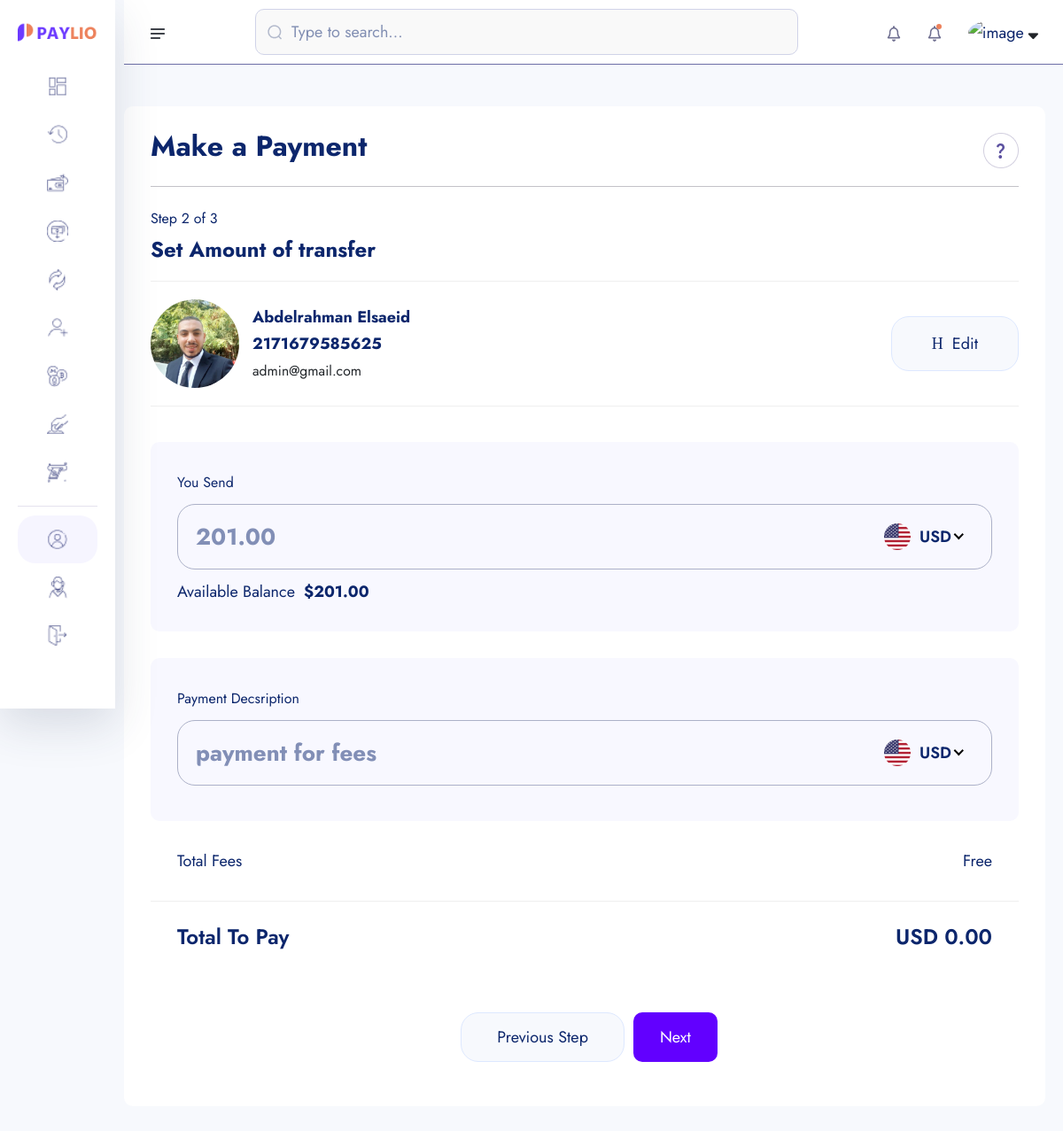
The page /amount-transfare/2171679585625/ (signed in) on the database as committed earlier.
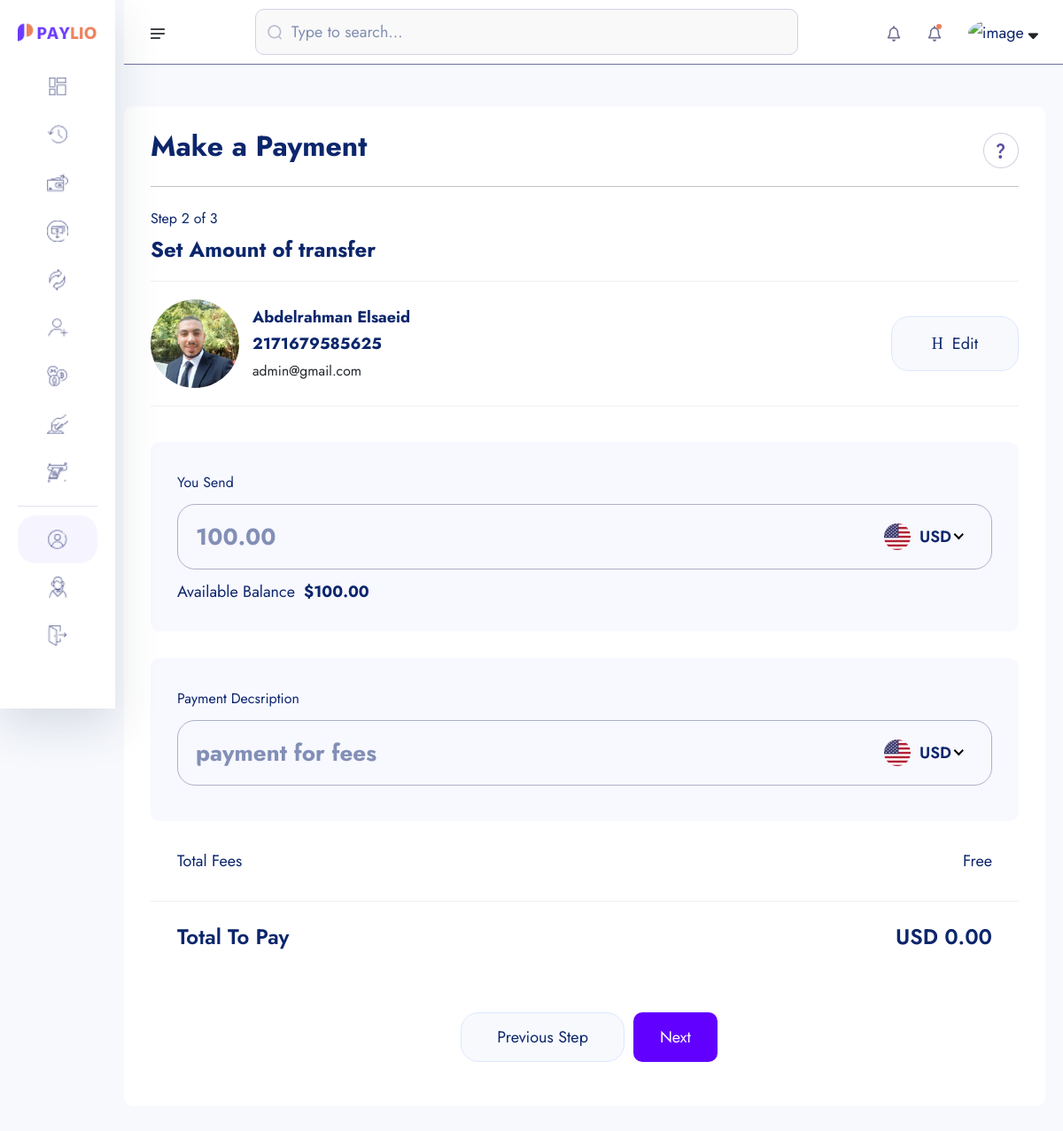
The same page on the database as committed later.
### userauths/models.py (models this page shows, shortened)
class User(AbstractUser):
    username = models.CharField(max_length=100)
    email = models.EmailField(unique=True)
    is_staff = models.BooleanField(default=False)
    is_superuser = models.BooleanField(default=False)
    USERNAME_FIELD = 'email'
    REQUIRED_FIELDS = ['username']

### account/models.py (models this page shows, shortened)
class Account(models.Model):
    id = models.UUIDField(primary_key=True, unique=True, default=uuid.uuid4, editable=False)
    user = models.OneToOneField(User, on_delete=models.CASCADE)
    account_balance = models.DecimalField(max_digits=12, decimal_places=2, default=0.00)
    account_number = ShortUUIDField(length=10, unique=True,max_length= 25, prefix="217", alphabet="1234567890" )
    account_id = ShortUUIDField(length=7, unique=True,max_length= 25, prefix="DEX", alphabet="1234567890" )
    pin_number = ShortUUIDField(length=4, unique=True,max_length= 7 , alphabet="1234567890" )
    red_code = ShortUUIDField(length=10, unique=True,max_length= 20, prefix="217", alphabet="abcdefghi1234567890" )
    account_status = models.CharField(max_length=100, choices= ACCOUNT_STATUS, default="in-active")
    date = models.DateTimeField(auto_now_add=True)
    kyc_submitted = models.BooleanField(default=False)
    kyc_confirmed = models.BooleanField(default=False)
    recommended_by = models.ForeignKey(User, on_delete=models.DO_NOTHING, blank=True, null=True, related_name="recommended_by")
    class Meta:
        ordering = ['-date']

### core/transfare.py (the view)
# urls.py: path('amount-transfare/<account_number>/',AmountTranfare , name='amount-transfare'),
def AmountTranfare(request, account_number):
    try:
        account = Account.objects.get(account_number=account_number)
    except:
        messages.warning(request, "Account does not exist")
    context = {
        "account":account
    }
    return render(request, 'transfare/amount-transfare.html', context)

### templates/transfare/amount-transfare.html (shortened to what this page needs)
{% extends 'partials/dashboard-base.html' %}
{% load static %}
{% load humanize %}
{% block content %}
    <section class="dashboard-section body-collapse pay step step-2">
        <div class="overlay pt-120">
            <div class="container-fruid">
                <div class="main-content">
                    <div class="head-area d-flex align-items-center justify-content-between">
                        <h4>Make a Payment</h4>
                        <div class="icon-area">
                            <img src="{% static 'assets1/images/icon/support-icon.png' %}" alt="icon">
                        </div>
                    </div>
                    <div class="choose-recipient">
                        <div class="step-area">
                            <span class="mdr">Step 2 of 3</span>
                            <h5>Set Amount of transfer</h5>
                        </div>
                        <div class="user-select">
                            <div class="single-user">
                                <div class="left d-flex align-items-center">
                                    <div class="img-area">
                                        <img style="width: 100px; hight: 100px; border-radius: 50%" src="{{account.user.kyc.image.url}}" alt="image">
                                    </div>
                                    <div class="text-area">
                                        <p>{{account.user.kyc.full_name|title}}</p>
                                        <p>{{account.account_number|title}}</p>
                                        <small>{{account.user.email}}</small>
                                    </div>
                                </div>
                                <div class="right">
                                    <a href="{% url 'core:search-account' %}">
                                        <i class="icon-h-edit"></i>
                                        Edit
                                    </a>
                                </div>
                            </div>
                        </div>
                    </div>
                    <form action="{% url 'core:amount-transfare-Process' account.account_number %}" method = "POST">
                        <div class="send-banance">
                            <span class="mdr">You Send</span>
                            <div class="input-area">
                                <input class="xxlr" onkeyup="CalculateBalance()" placeholder="{{ request.user.account.account_balance|intcomma}}" name="amount-send" type="number" id="amount-send">
                            </div>
                            <p>Available Balance<b>${{request.user.account.account_balance}}</b></p>
                        </div>
                        <div class="send-banance">
                            <span class="mdr">Payment Decsription</span>
                            <div class="input-area">
                                <input class="xxlr" onkeyup="CalculateBalance()" placeholder="payment for fees" name="description" type="text" >
                            </div>
                        </div>
                        <ul class="total-fees">
                            <li>Total Fees</li>
                            <li>Free</li>
                        </ul>
                        <ul class="total-fees pay">
                            <li>
                                <h5>Total To Pay</h5>
                            </li>
                            <li>
                                <h5 id="total-to-pay">USD 0.00</h5>
                            </li>
                        </ul>
                        <div class="footer-area mt-40">
                            <a href="pay-step-1.html">Previous Step</a>
                            <button type="submit" style="padding: 10px 30px; border-radius: 10px; background: rgb(98, 0, 255); color: #fff;" class="active">Next</button>
                        </div>
                    </form>
                </div>
            </div>
        </div>
    </section>
{% endblock content %}

Rows that differ between the two databases and show on the page:
changed through a linked row, User: amount-send "201.00" → "100.00"; user.account.account_balance "201.00" → "100.00"
